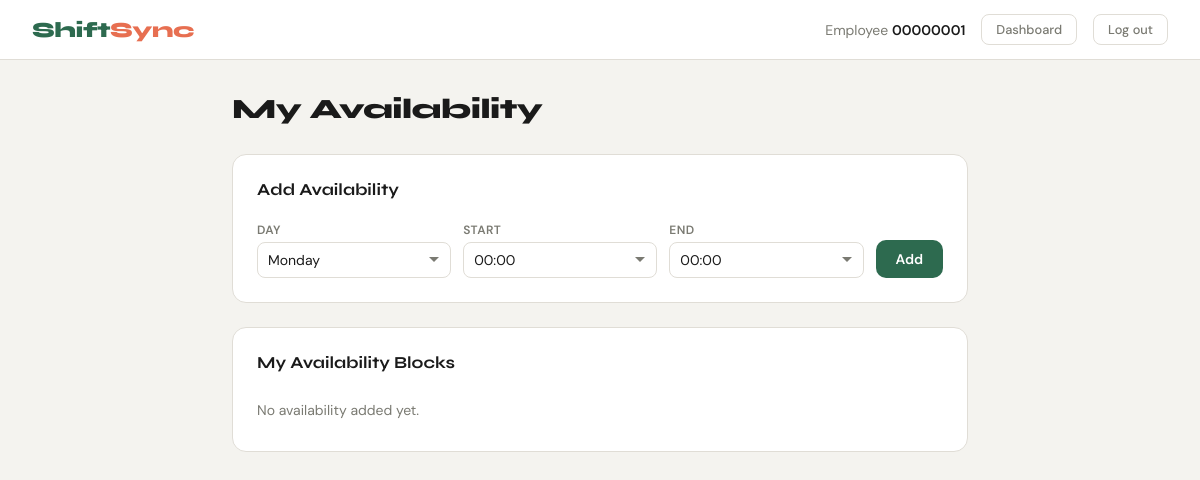
Page /availability (signed in) on the earlier database version.
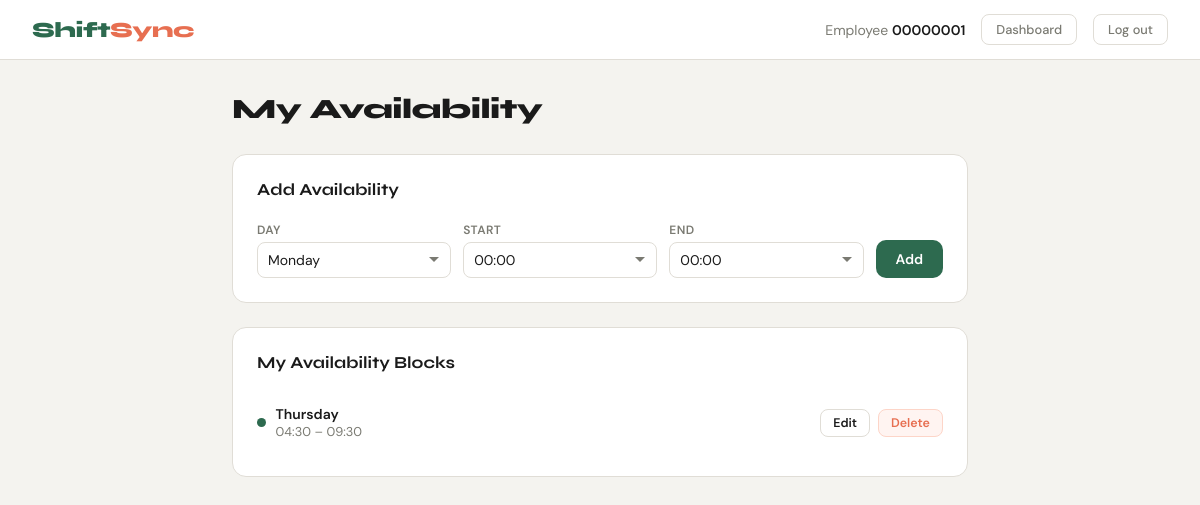
Same page on the later database version.
### tables this page shows
CREATE TABLE EmployeeAvailability(
    AvailabilityId INTEGER PRIMARY KEY NOT NULL,
    EmployeeId TEXT NOT NULL,
    DayOfWeek TEXT, 
    StartTime TEXT, 
    EndTime TEXT, 
    IsAvailable INTEGER,
    FOREIGN KEY (EmployeeId) REFERENCES EmployeeInfo(EmployeeId));

### main.py (the view, shortened to what this page needs)
@app.route('/availability', methods=['GET', 'POST'])
def availability():
    if 'EmployeeId' not in session:
        return redirect(url_for('login'))
    user_id = session['EmployeeId']
    msg = ""
    try:
        with sql.connect("ShiftSyncDB.db") as con:
            cur = con.cursor()
            cur.execute("""
                SELECT AvailabilityId, DayOfWeek, StartTime, EndTime
                FROM EmployeeAvailability
                WHERE EmployeeId=? AND IsAvailable=1
                ORDER BY
                    CASE DayOfWeek
                        WHEN 'Monday' THEN 1
                        WHEN 'Tuesday' THEN 2
                        WHEN 'Wednesday' THEN 3
                        WHEN 'Thursday' THEN 4
                        WHEN 'Friday' THEN 5
                        WHEN 'Saturday' THEN 6
                        WHEN 'Sunday' THEN 7
                        ELSE 8
                    END,
                    StartTime
            """, (user_id,))
            rows = cur.fetchall()
    except Exception:
        rows = []
        msg = msg or "Database error while loading availability."
    return render_template(
        'availability.html',
        user=user_id,
        msg=msg,
        days=DAYS,
        times=TIME_CHOICES,
        availability=rows
    )

### templates/availability.html (shortened to what this page needs)
<!doctype html>
<html lang="en">
<head>
</head>
<body>
<nav>
    <div class="nav-logo">Shift<span>Sync</span></div>
    <div class="nav-right">
    <span class="nav-greeting">Employee <strong>{{ user }}</strong></span>
    <a href="{{ url_for('dashboard') }}" class="btn-logout">Dashboard</a>
    <a href="{{ url_for('logout') }}" class="btn-logout">Log out</a>
  </div>
</nav>
<main>
  <div class="page-header">
    <h1>My Availability</h1>
  </div>
  <div class="card">
    <div class="card-title">Add Availability</div>
    <form method="POST">
      <div class="form-grid">
        <div class="form-group">
          <label>Day</label>
          <select name="day" required>
            {% for d in days %}
              <option value="{{ d }}">{{ d }}</option>
            {% endfor %}
          </select>
        </div>
        <div class="form-group">
          <label>Start</label>
          <select name="start" required>
            {% for t in times %}
              <option value="{{ t }}">{{ t }}</option>
            {% endfor %}
          </select>
        </div>
        <div class="form-group">
          <label>End</label>
          <select name="end" required>
            {% for t in times %}
              <option value="{{ t }}">{{ t }}</option>
            {% endfor %}
          </select>
        </div>
        <div class="form-group">
          <label>&nbsp;</label>
          <button type="submit" class="btn btn-primary">Add</button>
        </div>
      </div>
    </form>
  </div>
  <div class="card">
    <div class="card-title">My Availability Blocks</div>
    {% if availability and availability|length > 0 %}
      <ul class="avail-list">
        {% for a in availability %}
          <li class="avail-item">
            <div class="avail-info">
              <span class="avail-dot"></span>
              <div>
                <div class="avail-day-label">{{ a[1] }}</div>
                <div class="avail-time">{{ a[2] }} – {{ a[3] }}</div>
              </div>
            </div>
            <div class="avail-actions">
              <a href="{{ url_for('edit_availability', availability_id=a[0]) }}" class="btn btn-secondary">Edit</a>
              <form method="POST" action="{{ url_for('delete_availability', availability_id=a[0]) }}" style="display:inline;">
                <button type="submit" class="btn btn-danger">Delete</button>
              </form>
            </div>
          </li>
        {% endfor %}
      </ul>
    {% else %}
      <p class="empty-msg">No availability added yet.</p>
    {% endif %}
  </div>
</main>
</body>
</html>

### templates/availability.html (style rules this page uses)
*, *::before, *::after { box-sizing: border-box; margin: 0; padding: 0; }
:root { --bg: #f4f3ef; --surface: #ffffff; --border: #e0ddd6; --accent: #2d6a4f; --accent-light: #d8f3dc; --accent2: #e76f51; --text: #1a1a1a; --muted: #7a7a72; --radius: 14px; }
body { font-family: 'DM Sans', sans-serif; background: var(--bg); color: var(--text); min-height: 100vh; display: flex; flex-direction: column; }
nav { background: var(--surface); border-bottom: 1.5px solid var(--border); padding: 0 2rem; height: 60px; display: flex; align-items: center; justify-content: space-between; position: sticky; top: 0; z-index: 100; }
.nav-logo { font-family: 'Syne', sans-serif; font-size: 1.35rem; font-weight: 800; color: var(--accent); letter-spacing: -0.5px; }
.nav-logo span { color: var(--accent2); }
.nav-right { display: flex; align-items: center; gap: 1rem; }
.nav-greeting { font-size: 0.875rem; color: var(--muted); }
.nav-greeting strong { color: var(--text); font-weight: 600; }
.btn-logout { background: transparent; border: 1.5px solid var(--border); border-radius: 8px; padding: 6px 14px; font-family: 'DM Sans', sans-serif; font-size: 0.8rem; font-weight: 500; color: var(--muted); cursor: pointer; transition: all 0.2s; text-decoration: none; }
main { flex: 1; padding: 2rem; max-width: 800px; width: 100%; margin: 0 auto; }
.page-header { margin-bottom: 1.75rem; }
.page-header h1 { font-family: 'Syne', sans-serif; font-size: 1.75rem; font-weight: 800; letter-spacing: -0.5px; }
.card { background: var(--surface); border: 1.5px solid var(--border); border-radius: var(--radius); padding: 1.5rem; margin-bottom: 1.5rem; }
.card-title { font-family: 'Syne', sans-serif; font-size: 1.05rem; font-weight: 700; margin-bottom: 1.25rem; }
.form-grid { display: grid; grid-template-columns: 1fr 1fr 1fr auto; gap: 0.75rem; align-items: end; }
.form-group { display: flex; flex-direction: column; gap: 4px; }
label { font-size: 0.75rem; font-weight: 600; color: var(--muted); text-transform: uppercase; letter-spacing: 0.4px; }
select { padding: 9px 10px; border-radius: 8px; border: 1.5px solid var(--border); font-family: 'DM Sans', sans-serif; font-size: 0.875rem; background: var(--surface); color: var(--text); transition: border-color 0.2s; appearance: none; background-repeat: no-repeat; background-position: right 10px center; padding-right: 28px; }
.btn { display: inline-flex; align-items: center; gap: 6px; padding: 10px 20px; border-radius: 10px; font-family: 'DM Sans', sans-serif; font-size: 0.875rem; font-weight: 600; cursor: pointer; border: none; transition: all 0.18s; text-decoration: none; }
.btn-primary { background: var(--accent); color: #fff; }
.btn-danger { background: #fff4f1; color: var(--accent2); border: 1.5px solid #fdd5c8; padding: 5px 12px; font-size: 0.78rem; border-radius: 8px; }
.btn-secondary { background: var(--surface); color: var(--text); border: 1.5px solid var(--border); padding: 5px 12px; font-size: 0.78rem; border-radius: 8px; }
.avail-list { list-style: none; }
.avail-item { display: flex; align-items: center; justify-content: space-between; padding: 0.75rem 0; border-bottom: 1px solid var(--border); gap: 1rem; }
.avail-item:last-child { border-bottom: none; }
.avail-info { display: flex; align-items: center; gap: 0.6rem; }
.avail-dot { width: 9px; height: 9px; border-radius: 50%; background: var(--accent); flex-shrink: 0; }
.avail-day-label { font-weight: 600; font-size: 0.875rem; }
.avail-time { font-size: 0.8rem; color: var(--muted); }
.avail-actions { display: flex; gap: 0.5rem; align-items: center; flex-shrink: 0; }

Differences in the rows shown:
added EmployeeAvailability: DayOfWeek "Thursday", StartTime "04:30", EndTime "09:30"
Other differences:
text no longer shown: "No availability added yet."
